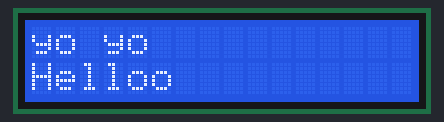
A sketch run on a simulated Arduino Uno, built with avr-gcc and run on an emulated ATmega328P. On the bench: 16×2 character LCD.

Above: at 0.26 s.

The sketch:

sketch_jun22a_display.ino
```cpp
#include <LiquidCrystal.h>
LiquidCrystal lcd(12,11,4,5,6,7); //(rs,e,d4,d5,d6,d7)
void setup() {
  lcd.begin(16,2);

}

void loop() {
lcd.setCursor(0,0);
lcd.print("yo yo ");
lcd.setCursor(0,1);
lcd.print("Helloo");
delay(200);
lcd.clear();

}
```
